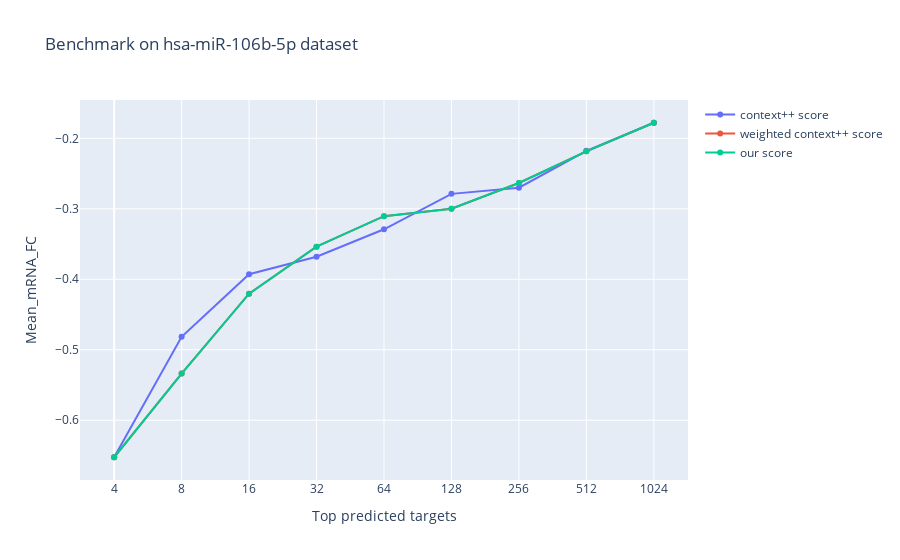

Notebook code cell kept with this figure:
### Code cell
fig = go.Figure()

for algorithm in results:
    fig.add_trace(go.Scatter(x=results[algorithm]['Targets'].index.tolist(),
                                 y=results[algorithm]['Mean_mRNA_FC'],
                                 mode='lines+markers',
                                 name=algorithm)
                                 )


    # create the layout for the plot
fig.update_layout(xaxis=dict(tickvals=results[algorithm]['Targets'].index.tolist(),
                             ticktext=results[algorithm]['Targets'],
                             title = 'Top predicted targets'),
                  yaxis=dict(title='Mean_mRNA_FC'),
                  title=f'Benchmark on {mirna_name} dataset')
    
    # show the plot
fig.show()
# iplot(fig)               # use plotly.offline.iplot for offline plot

### Figure 1 — Plotly figure (JSON) as saved in the notebook; plotly's stock layout.template omitted (floating-point values rounded to 4 significant figures)
{"data": [{"mode": "lines+markers", "name": "context++ score", "type": "scatter", "x": [0, 1, 2, 3, 4, 5, 6, 7, 8], "y": [-0.6525, -0.4816, -0.3928, -0.3681, -0.3291, -0.2788, -0.27, -0.2178, -0.1779]}, {"mode": "lines+markers", "name": "weighted context++ score", "type": "scatter", "x": [0, 1, 2, 3, 4, 5, 6, 7, 8], "y": [-0.6525, -0.5338, -0.4205, -0.3537, -0.3104, -0.2999, -0.2634, -0.2185, -0.1779]}, {"mode": "lines+markers", "name": "our score", "type": "scatter", "x": [0, 1, 2, 3, 4, 5, 6, 7, 8], "y": [-0.6525, -0.5338, -0.4205, -0.3537, -0.3104, -0.2999, -0.2634, -0.2185, -0.1779]}], "layout": {"title": {"text": "Benchmark on hsa-miR-106b-5p dataset"}, "xaxis": {"ticktext": [4, 8, 16, 32, 64, 128, 256, 512, 1024], "tickvals": [0, 1, 2, 3, 4, 5, 6, 7, 8], "title": {"text": "Top predicted targets"}}, "yaxis": {"title": {"text": "Mean_mRNA_FC"}}}}
